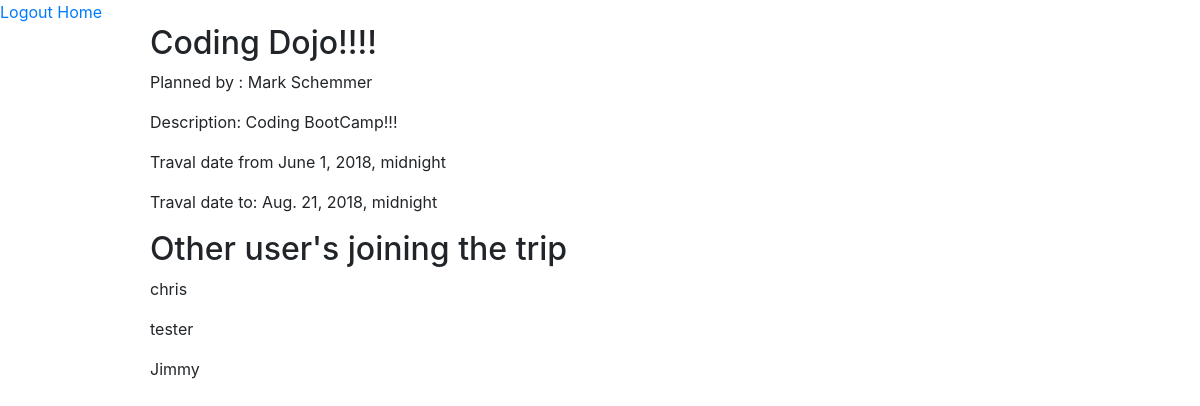
Screenshot of /success/destination/1 with the database file from the repository.
### login_regis/models.py (models this page shows)
class Trip(models.Model):
    destination = models.CharField(max_length=255)
    description = models.CharField(max_length=255)
    traval_start_date = models.DateTimeField()
    traval_end_date = models.DateTimeField()
    trip_creator = models.ForeignKey(User, related_name='trips', on_delete=models.CASCADE)
    users_joined = models.ManyToManyField(User, related_name='users_joining')
    obj = TripManager()

class User(models.Model):
    first_name = models.CharField(max_length=255)
    last_name = models.CharField(max_length=255)
    email = models.CharField(max_length=255)
    password = models.CharField(max_length=255)
    obj = ClassManager()

### login_regis/views.py (the view)
# urls.py: re_path(r'success/destination/(?P<id>\d+)', views.dest),
def dest(request, id):
    print(id)
    trip = Trip.obj.get(id=id)
    user = User.obj.get(trips=id)
    others = trip.users_joined.all()
    context={'trip':trip, 'user':user, 'other_users':others}
    return render(request, 'login_regis/dest.html', context)

### templates/login_regis/dest.html
<!DOCTYPE html>
{% load static %}
<html lang="en">
<head>
    <link rel="stylesheet" href="{% static 'node_modules/bootstrap/dist/css/bootstrap.css' %}">
    <link rel="stylesheet" href="{% static 'css/main.css' %}">
</head>
<body>
        <a href="/logout">Logout</a>
        <a href="/success">Home</a>
    <div class="cont">
                <div class="plan">
                    <h2>{{trip.destination}}</h2>
                    <p>Planned by : <span>{{user.first_name}}  {{user.last_name}}</span></p>
                    <p>Description: {{trip.description}}</p>
                    <p>Traval date from  {{trip.traval_start_date}}</p>
                    <p>Traval date to: {{ trip.traval_end_date }}</p>
                </div>
            <div class="other">
                <h2>Other user's joining the trip </h2>
                {% for user in other_users %}
                    <p>{{user.first_name}}</p>
                {% endfor %}
            </div>
    </div>
</body>
</html>

### static/css/main.css (style rules this page uses)
.cont { width:900px; margin:auto; }

### rows the page displays
Trip: destination "Coding Dojo!!!!", description "Coding BootCamp!!!", traval_start_date "June 1, 2018, midnight", traval_end_date "Aug. 21, 2018, midnight"
User: first_name "Mark", last_name "Schemmer"
User: first_name "chris"
User: first_name "tester"
User: first_name "Jimmy"
